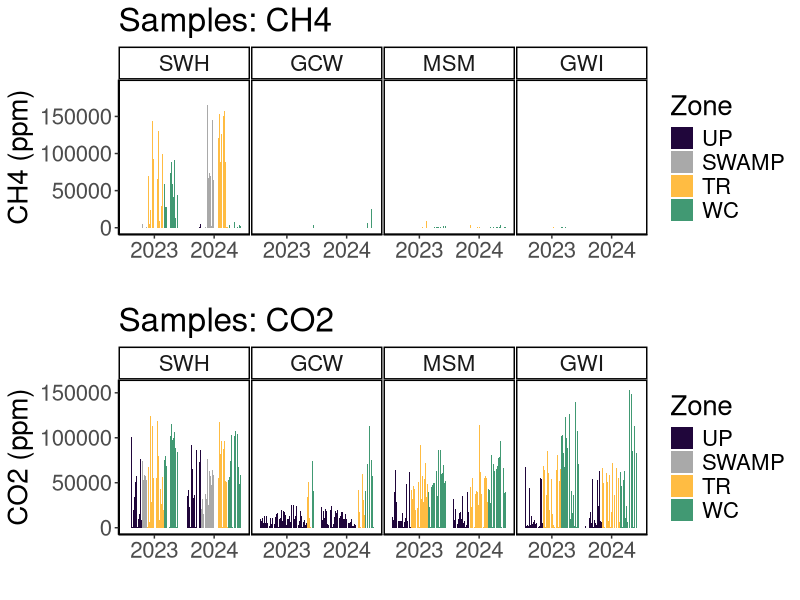
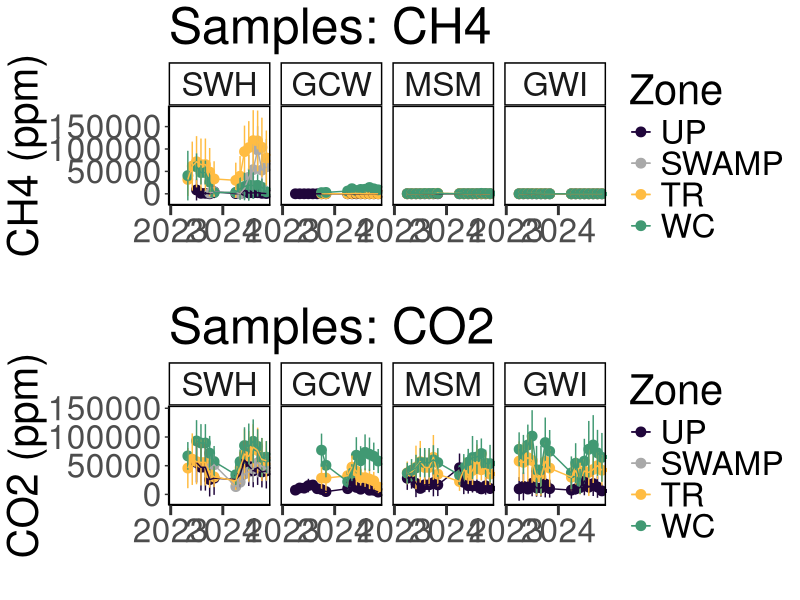
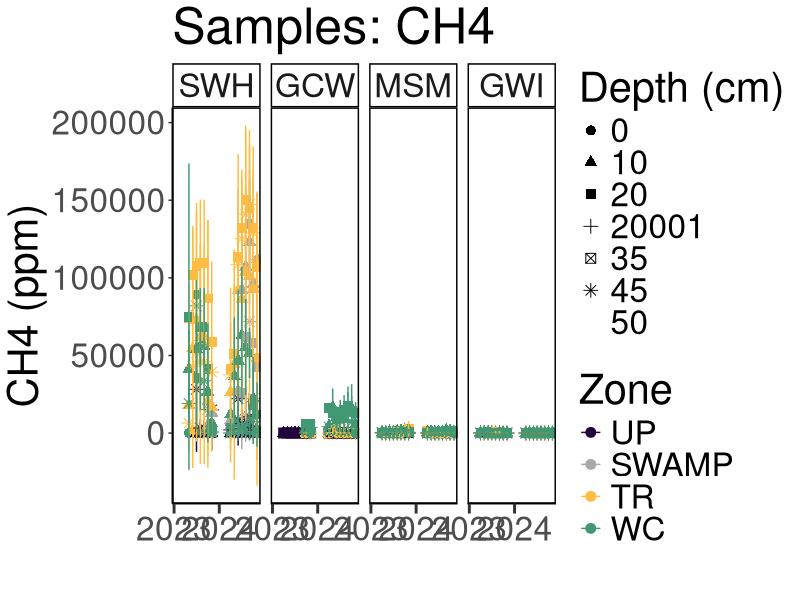
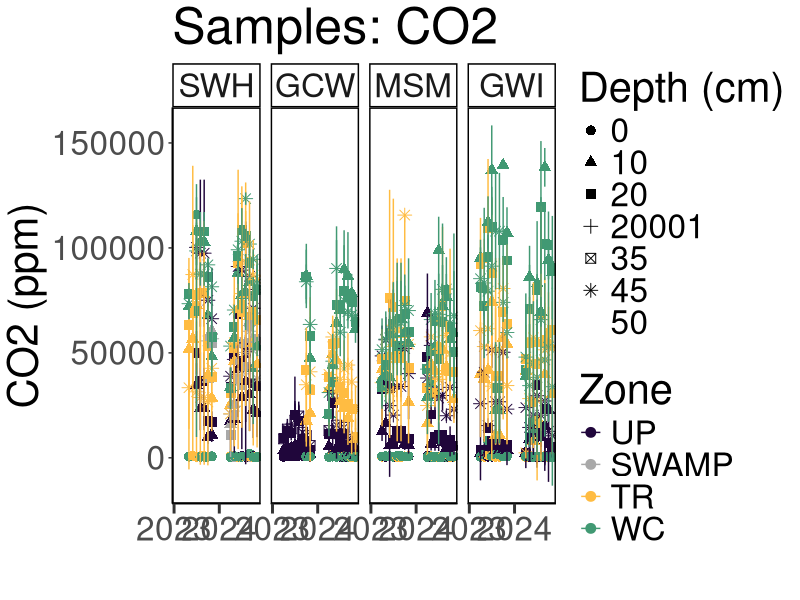
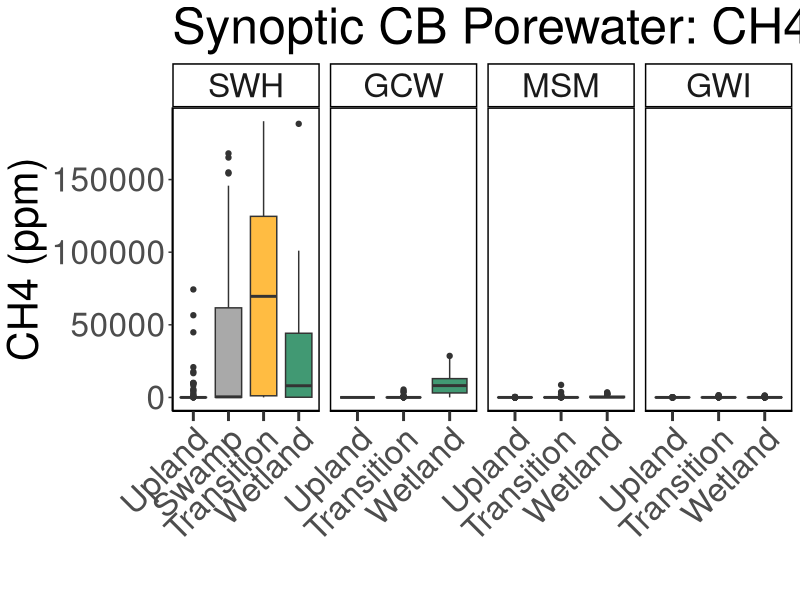
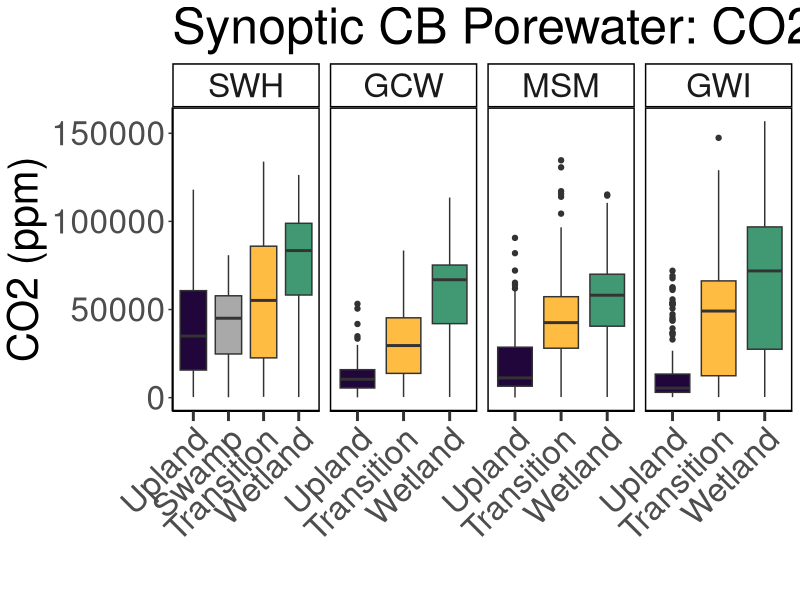
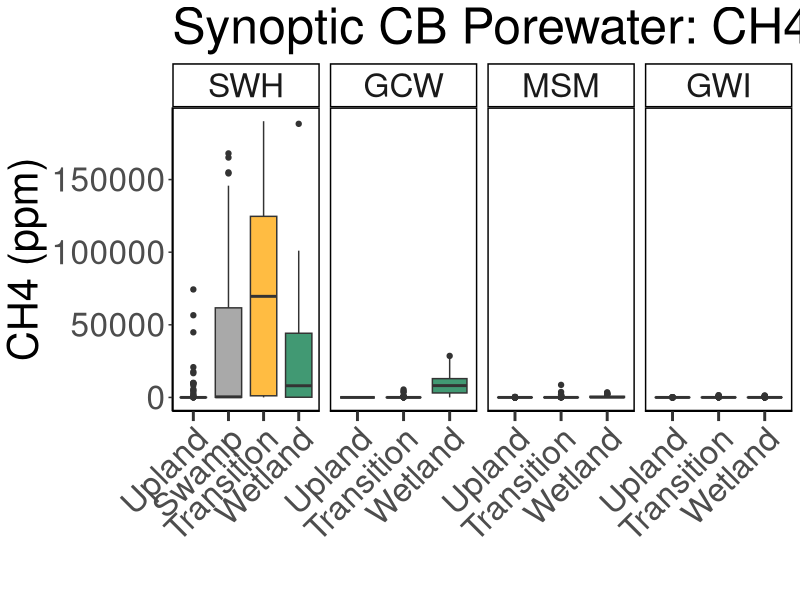
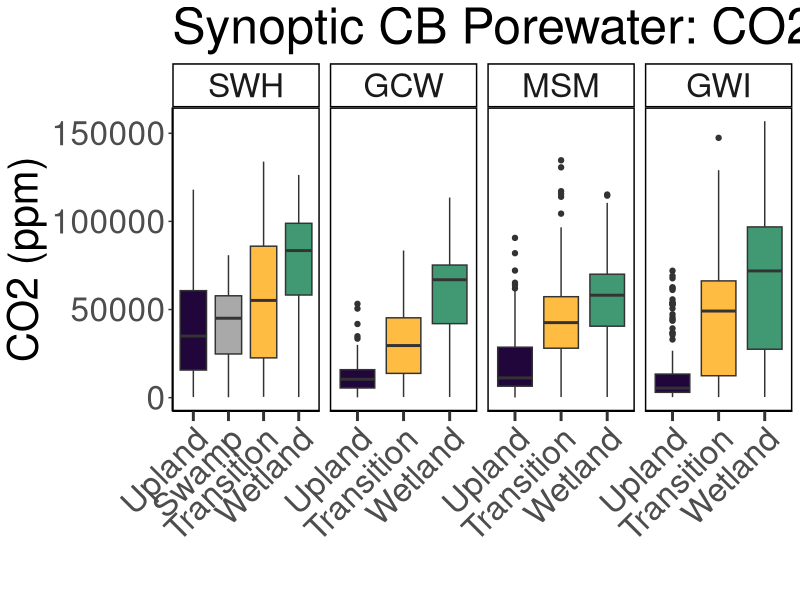

These figures' R source, in order: (Note: this script raises an error after producing the figures.)
## ---- chunk 1
library(dplyr)
library(ggplot2)
library(ggpubr)
library(stringr)
library(readxl)
library(tidyr)
library(tibble)
library(openxlsx)
library(knitr)
## ---- chunk 2

#read in 2023 SGAS Data:
dat23 <- read.csv("2023/COMPASS_SynopticCB_SGAS_2023.csv")
# head(dat23)
colnames(dat23)

#read in 2024 SGAS Data:
dat24 <- read.csv("2024/COMPASS_SynopticCB_SGAS_2024.csv")
# head(dat24)
colnames(dat24)

all_dat <- bind_rows(dat23, dat24)


##Remove samples flagged for unrealistic values
all_dat1 <- all_dat %>%
  mutate(CH4_Conc_ppm_dilcorr = 
           case_when(
            str_detect(qaqc_flag, "CH4") ~ NA_real_,
            TRUE ~ CH4_Conc_ppm_dilcorr)) %>%
  mutate(CO2_Conc_ppm_dilcorr = 
           case_when(
            str_detect(qaqc_flag, "CO2") ~ NA_real_,
            TRUE ~ CO2_Conc_ppm_dilcorr)) %>%
  mutate(CH4_Flag = 
           case_when(
            str_detect(qaqc_flag, "CH4") ~ NA,
            TRUE ~ CH4_Flag)) %>%
  mutate(CO2_Flag = 
           case_when(
            str_detect(qaqc_flag, "CO2") ~ NA,
            TRUE ~ CO2_Flag))


all_dat2 <- all_dat1 %>%
  mutate( 
    Depth_cm = gsub("cm", "", Depth)) %>%
  dplyr::select(
    Site, Zone, Replicate, Depth_cm, Machine, User, Run_Date, Sample_Year, Sample_Month, Sample_ID, 
    Dilution_Factor, CH4_Conc_ppm_dilcorr, CH4_Flag, CO2_Conc_ppm_dilcorr, CO2_Flag
    # list columns in the order you want them
  )

##Set 4 decimal points max
all_dat2 <- all_dat2 %>%
  mutate(across(where(is.numeric), round, digits = 0)) ##Can cahnge this depending on what the machine output is

##Remove test samples
all_dat2 <- all_dat2 %>% 
  filter(Zone != "Test")

## ---- chunk 3

#write out a csv of all the data to the main folder: 
write.csv(all_dat2, "COMPASS_SynopticCB_SGAS_AllData.csv", row.names = FALSE)

## ---- chunk 4

data_plotting <- all_dat2

#Order by Zone from Upland to Surface Water
data_plotting$Zone = factor(data_plotting$Zone, levels = c("UP", "SWAMP", "TR", "WC", "SW"))
data_plotting <- data_plotting[order(data_plotting$Zone), ]

#Order by Site from SWH, GCW, MSM, GWI order, which is oligohaline to polyhaline
data_plotting$Site = factor(data_plotting$Site, levels = c("SWH", "GCW", "MSM", "GWI"))
data_plotting <- data_plotting[order(data_plotting$Site), ]

#Plot samples to get a first look at concentrations (sanity check)
#group the data for plotting
data_plotting_all <- data_plotting %>%
  group_by(Site, Zone) %>%
  mutate(row_num = factor(row_number())) %>%  # create row_num as factor per group
  ungroup()

#Plot data and change colors based on Zone:
viz_ch4_plot <- ggplot(data_plotting_all, aes(x = as.character(Sample_Year), y = CH4_Conc_ppm_dilcorr, fill = Zone)) +
  geom_bar(stat = "identity", position = position_dodge2(preserve = "total")) +
  facet_grid( ~ Site, scales="free") +
  scale_fill_manual(values = c(
    "UP" = "#20063B",
    "TR" = "#FFBC42",
    "SWAMP" = "darkgrey",
    "WC" = "#419973",
    "SW" = "#25ABE6"
  )) +
  theme_classic() +
  labs(x = " ", y = "CH4 (ppm)", title = "Samples: CH4") +
  theme(
    panel.spacing = unit(.05, "lines"), 
    panel.border = element_rect(color = "black", fill = NA, linewidth = 1)) + 
  theme(text = element_text(size = 20))

# viz_ch4_plot


viz_co2_plot <-  ggplot(data_plotting_all, aes(x = as.character(Sample_Year), y = CO2_Conc_ppm_dilcorr, fill = Zone)) +
  geom_bar(stat = "identity", position = position_dodge2(preserve = "total")) +
  facet_grid( ~ Site, scales="free") +
  scale_fill_manual(values = c(
    "UP" = "#20063B",
    "TR" = "#FFBC42",
    "SWAMP" = "darkgrey",
    "WC" = "#419973",
    "SW" = "#25ABE6"
  )) +
  theme_classic() +
  labs(x = " ", y = "CO2 (ppm)", title = "Samples: CO2") +
  theme(
    panel.spacing = unit(.05, "lines"), 
    panel.border = element_rect(color = "black", fill = NA, linewidth = 1))+ 
  theme(text = element_text(size = 20))

# viz_co2_plot

ggarrange(viz_ch4_plot, viz_co2_plot, nrow=2, ncol=1)


## ---- chunk 5

##Make Date Column with just Year and Month for Sample ID
data_plotting$Month_num <- match(data_plotting$Sample_Month, month.name)

all_dat_dates <- data_plotting %>%
  mutate(
    YearMonth = if_else(
      Month_num < 10,
      # Modify the string:
      YearMonth <- paste(data_plotting$Sample_Year, data_plotting$Month_num, sep = "-0"), 
      YearMonth <- paste(data_plotting$Sample_Year, data_plotting$Month_num, sep = "-"), 
    )
  )

##Summarize SGAS by Date, Site, and Zone
SGAS_avg <- all_dat_dates %>%
  group_by(Month_num, Sample_Year, Site, Zone) %>%
   dplyr::summarize(mean_ch4 = mean(CH4_Conc_ppm_dilcorr, na.rm=TRUE), 
            sd_ch4 = sd(CH4_Conc_ppm_dilcorr, na.rm=TRUE), 
            mean_co2 = mean(CO2_Conc_ppm_dilcorr, na.rm=TRUE), 
            sd_co2 = sd(CO2_Conc_ppm_dilcorr, na.rm=TRUE), 
            YearMonth = first(YearMonth))

# Concatenate with a day (e.g., "01" for the first day)
SGAS_avg$Date <- paste0(SGAS_avg$YearMonth, "-01")

# Convert to Date object
SGAS_avg$Date <- as.Date(SGAS_avg$Date)

# Define the specific date breaks you want to display
specific_breaks <- as.Date(c("2022-01-01", "2023-01-01", "2024-01-01", "2025-01-01"))

viz_ch4_plot_avgs <- ggplot(SGAS_avg, aes(x = Date, y = mean_ch4, color = Zone, group = Zone)) +
  geom_point(size = 3) + 
  geom_errorbar(aes(ymin = mean_ch4 - sd_ch4, ymax = mean_ch4 + sd_ch4), width = 0.2) + 
  geom_line() + 
  facet_grid( ~ Site, scales="free_y") +
  scale_color_manual(values = c(
    "UP" = "#20063B",
    "TR" = "#FFBC42",
    "SWAMP" = "darkgrey",
    "WC" = "#419973",
    "SW" = "#25ABE6"
  )) +
  theme_classic() +
  labs(x = " ", y = "CH4 (ppm)", title = "Samples: CH4") +
  theme(
    panel.spacing = unit(0.5, "lines"), 
    panel.border = element_rect(color = "black", fill = NA, linewidth = 1)) +
  # theme(axis.text.x = element_text(angle = 90, hjust = 0.5))+ 
  theme(text = element_text(size = 30))+
  scale_x_date(breaks = specific_breaks, date_labels = "%Y", expand = expansion(mult = c(0.18, 0.05)))+
  theme(axis.ticks.x = element_line(linewidth = 1))+
  theme(axis.ticks.length.x = unit(0.25, "cm"))

# viz_ch4_plot_avgs


viz_co2_plot_avgs <- ggplot(SGAS_avg, aes(x = Date, y = mean_co2, color = Zone, group = Zone)) +
  geom_point(size = 3) + 
  geom_errorbar(aes(ymin = mean_co2 - sd_co2, ymax = mean_co2 + sd_co2), width = 0.2) + 
  geom_line() + 
  facet_grid( ~ Site, scales="free_y") +
  scale_color_manual(values = c(
    "UP" = "#20063B",
    "TR" = "#FFBC42",
    "SWAMP" = "darkgrey",
    "WC" = "#419973",
    "SW" = "#25ABE6"
  )) +
  theme_classic() +
  labs(x = " ", y = "CO2 (ppm)", title = "Samples: CO2") +
  theme(
    panel.spacing = unit(0.5, "lines"), 
    panel.border = element_rect(color = "black", fill = NA, linewidth = 1)) +
  # theme(axis.text.x = element_text(angle = 90, hjust = 0.5))+ 
  theme(text = element_text(size = 30))+
  scale_x_date(breaks = specific_breaks, date_labels = "%Y", expand = expansion(mult = c(0.18, 0.05)))+
  theme(axis.ticks.x = element_line(linewidth = 1))+
  theme(axis.ticks.length.x = unit(0.25, "cm"))

# viz_co2_plot_avgs

ggarrange(viz_ch4_plot_avgs, viz_co2_plot_avgs, nrow=2, ncol=1)

## ---- chunk 6

##Summarize CO2 and CH4 by Date, Site, and Zone
SGAS_avg_depth <- all_dat_dates %>%
  group_by(Month_num, Sample_Year, Site, Zone, Depth_cm) %>%
   dplyr::summarize(mean_ch4 = mean(CH4_Conc_ppm_dilcorr, na.rm=TRUE), 
            sd_ch4 = sd(CH4_Conc_ppm_dilcorr, na.rm=TRUE), 
            mean_co2 = mean(CO2_Conc_ppm_dilcorr, na.rm=TRUE), 
            sd_co2 = sd(CO2_Conc_ppm_dilcorr, na.rm=TRUE), 
            YearMonth = first(YearMonth))

# Concatenate with a day (e.g., "01" for the first day)
SGAS_avg_depth$Date <- paste0(SGAS_avg_depth$YearMonth, "-01")

# Convert to Date object
SGAS_avg_depth$Date <- as.Date(SGAS_avg_depth$Date)

# Define the specific date breaks you want to display
specific_breaks <- as.Date(c("2022-01-01", "2023-01-01", "2024-01-01"))

viz_ch4_plot_depth <- ggplot(SGAS_avg_depth, aes(x = Date, y = mean_ch4, color = Zone, group = Zone, shape = as.character(Depth_cm))) +
  geom_point(size = 3) + 
  geom_errorbar(aes(ymin = mean_ch4 - sd_ch4, ymax = mean_ch4 + sd_ch4), width = 0.2) + 
  # geom_line() + 
  facet_grid( ~ Site, scales="free_y") +
  scale_color_manual(values = c(
    "UP" = "#20063B",
    "TR" = "#FFBC42",
    "SWAMP" = "darkgrey",
    "WC" = "#419973",
    "SW" = "#25ABE6"
  )) +
  theme_classic() +
  labs(x = " ", y = "CH4 (ppm)", title = "Samples: CH4") +
  theme(
    panel.spacing = unit(0.5, "lines"), 
    panel.border = element_rect(color = "black", fill = NA, linewidth = 1)) +
  # theme(axis.text.x = element_text(angle = 90, hjust = 0.5))+ 
  theme(text = element_text(size = 30))+
  scale_x_date(breaks = specific_breaks, date_labels = "%Y", expand = expansion(mult = c(0.18, 0.05))) + 
  labs(fill = "Zone", shape = "Depth (cm)")+
  theme(axis.ticks.x = element_line(linewidth = 1))+
  theme(axis.ticks.length.x = unit(0.25, "cm"))

viz_ch4_plot_depth


viz_co2_plot_depth <- ggplot(SGAS_avg_depth, aes(x = Date, y = mean_co2, color = Zone, group = Zone, shape = as.character(Depth_cm))) +
  geom_point(size = 3) + 
  geom_errorbar(aes(ymin = mean_co2 - sd_co2, ymax = mean_co2 + sd_co2), width = 0.2) + 
  # geom_line() + 
  facet_grid( ~ Site, scales="free_y") +
  scale_color_manual(values = c(
    "UP" = "#20063B",
    "TR" = "#FFBC42",
    "SWAMP" = "darkgrey",
    "WC" = "#419973",
    "SW" = "#25ABE6"
  )) +
  theme_classic() +
  labs(x = " ", y = "CO2 (ppm)", title = "Samples: CO2") +
  theme(
    panel.spacing = unit(0.5, "lines"), 
    panel.border = element_rect(color = "black", fill = NA, linewidth = 1)) +
  # theme(axis.text.x = element_text(angle = 90, hjust = 0.5))+ 
  theme(text = element_text(size = 30))+
  scale_x_date(breaks = specific_breaks, date_labels = "%Y", expand = expansion(mult = c(0.18, 0.05))) + 
  labs(fill = "Zone", shape = "Depth (cm)")+
  theme(axis.ticks.x = element_line(linewidth = 1))+
  theme(axis.ticks.length.x = unit(0.25, "cm"))

viz_co2_plot_depth
# ggarrange(viz_ch4_plot_depth, viz_co2_plot_depth, nrow=2, ncol=1)

## ---- chunk 7

all_dat_dates <- all_dat_dates %>% 
    mutate(
    Zone_1 = case_when(
      Zone == "UP" ~ "Upland",
      Zone == "SWAMP" ~ "Swamp",
      Zone == "TR" ~ "Transition",
      Zone == "WC" ~ "Wetland",
      Zone == "SW" ~ "Surface Water",
      TRUE ~ Zone  # keep everything else unchanged
    )
  ) %>%
  mutate(Zone_1 = factor(Zone_1, levels = c("Upland", "Swamp", "Transition", "Wetland", "Surface Water")))


##Summarize CO2 and CH4 by Date, Site, and Zone
viz_ch4_boxplot <- ggplot(all_dat_dates, aes(x = Zone_1, y = CH4_Conc_ppm_dilcorr, fill = Zone_1, group = Zone_1)) +
  geom_boxplot() + 
  facet_grid( ~ Site, scales = "free_x") +
  scale_x_discrete(drop = TRUE) +
  scale_fill_manual(values = c(
    "Upland" = "#20063B",
    "Transition" = "#FFBC42",
    "Swamp" = "darkgrey",
    "Wetland" = "#419973",
    "Surface Water" = "#25ABE6"
  ), labels = c("Upland", "Swamp", "Transition", "Wetland", "Surface Water")) +
  theme_classic() +
  labs(x = " ", y = "CH4 (ppm)", title = "Synoptic CB Porewater: CH4") +
  theme(
    panel.spacing = unit(0.5, "lines"), 
    panel.border = element_rect(color = "black", fill = NA, linewidth = 1)) +
  theme(axis.text.x = element_text(angle = 45, vjust = 1, hjust = 1))+ 
  theme(text = element_text(size = 30))+
  theme(axis.ticks.x = element_line(linewidth = 1))+
  theme(axis.ticks.length.x = unit(0.25, "cm"))+ 
  #scale_x_discrete(labels = c("Upland", "Swamp", "Transition", "Wetland", "Surface Water"))+ 
  theme(legend.position = "none")

viz_ch4_boxplot


viz_co2_boxplot <- ggplot(all_dat_dates, aes(x = Zone_1, y = CO2_Conc_ppm_dilcorr, fill = Zone_1, group = Zone_1)) +
  geom_boxplot() +
  facet_grid( ~ Site, scales = "free_x") +
  scale_x_discrete(drop = TRUE) +
  scale_fill_manual(values = c(
    "Upland" = "#20063B",
    "Transition" = "#FFBC42",
    "Swamp" = "darkgrey",
    "Wetland" = "#419973",
    "Surface Water" = "#25ABE6"
  ), labels = c("Upland", "Swamp", "Transition", "Wetland", "Surface Water")) +
  theme_classic() +
  labs(x = " ", y = "CO2 (ppm)", title = "Synoptic CB Porewater: CO2") +
  theme(
    panel.spacing = unit(0.5, "lines"), 
    panel.border = element_rect(color = "black", fill = NA, linewidth = 1)) +
  theme(axis.text.x = element_text(angle = 45, vjust = 1, hjust = 1))+ 
  theme(text = element_text(size = 30))+
  theme(axis.ticks.x = element_line(linewidth = 1))+
  theme(axis.ticks.length.x = unit(0.25, "cm"))+ 
  #scale_x_discrete(labels = c("Upland", "Swamp", "Transition", "Wetland", "Surface Water"))+ 
  theme(legend.position = "none")

viz_co2_boxplot

# ggarrange(viz_CH4_boxplot, viz_CO2_boxplot, nrow=2, ncol=1)

# Save as a PNG
png("COMPASS_SynopticCB_CH4_alldata.png", width = 2000, height = 1200, res = 100) 
print(viz_ch4_boxplot)  # For ggplot objects, use print()
dev.off() 

# Save as a PNG
png("COMPASS_SynopticCB_CO2_alldata.png", width = 2000, height = 1200, res = 100) 
print(viz_co2_boxplot)  # For ggplot objects, use print()
dev.off() 

## ---- chunk 8
# It would also be great to add to our collation codes a summary chunk that will calculate value ranges, means, and standard deviations (and errors) for each site, zone, depth for each year; also for each site zone, depth overall; and for each site and zone overall so that we have some easy access to metrics. Was just thinking this might be helpful today when re-collating the DIC data.

colnames(all_dat)

##Metrics for each site, zone, depth for each year
summary_by_year <- all_dat2 %>%
  group_by(Sample_Year, Site, Zone, Depth_cm) %>%
   reframe(
     min_CH4_ppm = min(CH4_Conc_ppm_dilcorr, na.rm=TRUE),
     max_CH4_ppm = max(CH4_Conc_ppm_dilcorr, na.rm=TRUE), 
     mean_CH4_ppm = mean(CH4_Conc_ppm_dilcorr, na.rm=TRUE), 
     sd_CH4_ppm = sd(CH4_Conc_ppm_dilcorr, na.rm=TRUE), 

     min_CO2_ppm = min(CO2_Conc_ppm_dilcorr, na.rm=TRUE),
     max_CO2_ppm = max(CO2_Conc_ppm_dilcorr, na.rm=TRUE), 
     mean_CO2_ppm = mean(CO2_Conc_ppm_dilcorr, na.rm=TRUE), 
     sd_CO2_ppm = sd(CO2_Conc_ppm_dilcorr, na.rm=TRUE)) %>%
  mutate(across(where(is.numeric), round, digits = 0)) 

##Metrics for each site, zone, depth for all years
summary_all_years <- all_dat2 %>%
  group_by(Site, Zone, Depth_cm) %>%
   reframe(
     min_CH4_ppm = min(CH4_Conc_ppm_dilcorr, na.rm=TRUE),
     max_CH4_ppm = max(CH4_Conc_ppm_dilcorr, na.rm=TRUE), 
     mean_CH4_ppm = mean(CH4_Conc_ppm_dilcorr, na.rm=TRUE), 
     sd_CH4_ppm = sd(CH4_Conc_ppm_dilcorr, na.rm=TRUE), 

     min_CO2_ppm = min(CO2_Conc_ppm_dilcorr, na.rm=TRUE),
     max_CO2_ppm = max(CO2_Conc_ppm_dilcorr, na.rm=TRUE), 
     mean_CO2_ppm = mean(CO2_Conc_ppm_dilcorr, na.rm=TRUE), 
     sd_CO2_ppm = sd(CO2_Conc_ppm_dilcorr, na.rm=TRUE)) %>%
  mutate(across(where(is.numeric), round, digits = 0)) 

##Metrics for each site and zone for all depths and years
summary_all_depths_years <- all_dat2 %>%
  group_by(Site, Zone) %>%
    reframe(
     min_CH4_ppm = min(CH4_Conc_ppm_dilcorr, na.rm=TRUE),
     max_CH4_ppm = max(CH4_Conc_ppm_dilcorr, na.rm=TRUE), 
     mean_CH4_ppm = mean(CH4_Conc_ppm_dilcorr, na.rm=TRUE), 
     sd_CH4_ppm = sd(CH4_Conc_ppm_dilcorr, na.rm=TRUE), 

     min_CO2_ppm = min(CO2_Conc_ppm_dilcorr, na.rm=TRUE),
     max_CO2_ppm = max(CO2_Conc_ppm_dilcorr, na.rm=TRUE), 
     mean_CO2_ppm = mean(CO2_Conc_ppm_dilcorr, na.rm=TRUE), 
     sd_CO2_ppm = sd(CO2_Conc_ppm_dilcorr, na.rm=TRUE)) %>%
  mutate(across(where(is.numeric), round, digits = 0)) 

## ---- chunk 9
#  I am thinking it might be cool to add to our porewater collation files a table at the end that has total number of samples then also some info about # of samples per zone, site, depth etc.

##Metrics for each year
sample_numbers_years <- all_dat2 %>%
  group_by(Sample_Year) %>%
   reframe(
     Number_of_samples = n())

##Metrics for each site, zone, depth for all years
sample_numbers <- all_dat2 %>%
  group_by(Site, Zone, Depth_cm) %>%
   reframe(
     Number_of_samples = n())
     

## ---- chunk 10

library(knitr)
library(kableExtra)

#Order by Zone from Upland to Surface Water
summary_all_depths_years$Zone = factor(summary_all_depths_years$Zone, levels = c("UP", "SWAMP", "TR", "WC", "SW"))
summary_all_depths_years <- summary_all_depths_years[order(summary_all_depths_years$Zone), ]

#Order by Site from SWH, GCW, MSM, GWI order, which is oligohaline to polyhaline
summary_all_depths_years$Site = factor(summary_all_depths_years$Site, levels = c("SWH", "GCW", "MSM", "GWI"))
summary_all_depths_years <- summary_all_depths_years[order(summary_all_depths_years$Site), ]

#Order by Zone from Upland to Surface Water
sample_numbers$Zone = factor(sample_numbers$Zone, levels = c("UP", "SWAMP", "TR", "WC", "SW"))
sample_numbers <- sample_numbers[order(sample_numbers$Zone), ]

#Order by Site from SWH, GCW, MSM, GWI order, which is oligohaline to polyhaline
sample_numbers$Site = factor(sample_numbers$Site, levels = c("SWH", "GCW", "MSM", "GWI"))
sample_numbers <- sample_numbers[order(sample_numbers$Site), ]

summary_table <- kable(
  summary_all_depths_years[, c("Site", "Zone", "min_CH4_ppm",	"max_CH4_ppm",	"mean_CH4_ppm", "min_CO2_ppm",	"max_CO2_ppm",	"mean_CO2_ppm")],  
  format = "html",
  booktabs = TRUE,
  caption = "<b>Summary Statistics<b>"
) %>%
  kable_styling(
    bootstrap_options = c("striped", "hover"),
    font_size = 12
  ) %>%
  row_spec(0, bold = TRUE) %>%   # header
  column_spec(1, bold = TRUE)


#Save the table directly to a PNG file
save_kable(summary_table, file = "summary_table.png")

#Print the PNG
knitr::include_graphics("summary_table.png")

## ---- chunk 11

kable(
  sample_numbers_years[, c("Sample_Year", "Number_of_samples")],  
  format = "latex",
  booktabs = TRUE,
  caption = paste0("Total Samples: ", nrow(all_dat))
) %>%
  kable_styling(
    latex_options = c("hold_position", "striped", "scale_down"),
    font_size = 12
  ) %>%
  row_spec(0, bold = TRUE) %>%   # header
  column_spec(1, bold = TRUE)

kable(
  sample_numbers[, c("Site", "Zone", "Depth_cm", "Number_of_samples")],  
  format = "latex",
  booktabs = TRUE,
  caption = "Number of samples by Site, Zone, and Depth"
) %>%
  kable_styling(
    latex_options = c("hold_position", "striped", "scale_down"),
    font_size = 12
  ) %>%
  row_spec(0, bold = TRUE) %>%   # header
  column_spec(1, bold = TRUE)
